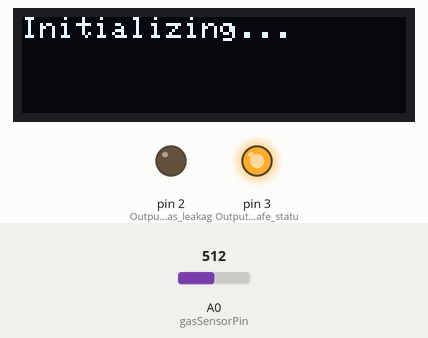
The sketch below on a simulated Arduino Uno, built with avr-gcc and run on an emulated ATmega328P. Parts: 128×32 one-colour display, output pins drawn as LEDs (lit = HIGH). Inputs (shaded band) come from the test bench; at power-on: A0 (gasSensorPin) = 512. The modem accepts every AT command (registered, SIM ready, sends succeed) and sends nothing else; what the sketch prints to the serial monitor is not drawn.

Above: at 2.3 s.
At 8.1 s:
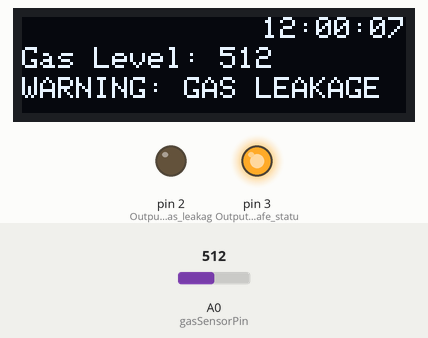
8.2 s: A0 (gasSensorPin) set to 267
At 8.9 s:
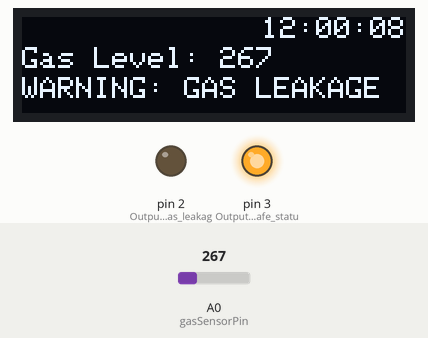
11.1 s: A0 (gasSensorPin) set to 251
At 12.6 s:
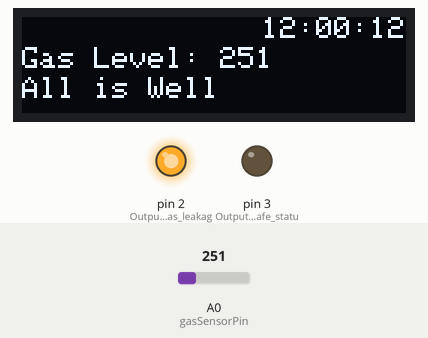
14.6 s: A0 (gasSensorPin) set to 270
At 15.4 s:
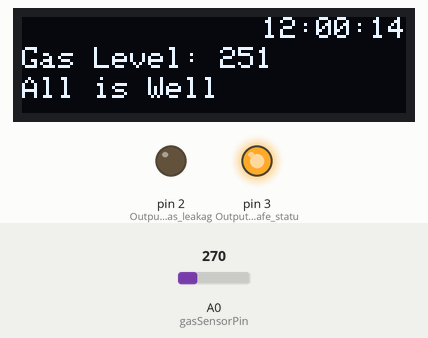
Timing chart, 0 to 17.6 s (numbered marks = the images above; inputs shaded):
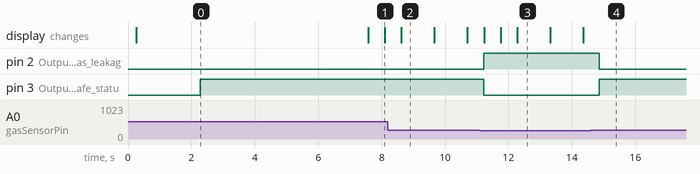

The sketch:

gas_detection.ino
```cpp
#include <SPI.h>
#include <Wire.h>
#include <Adafruit_GFX.h>
#include <Adafruit_SSD1306.h>
#include <TinyGPS++.h>
#include <SoftwareSerial.h>
#include <TimeLib.h>  // Time library for time functions

// OLED display settings
#define SCREEN_WIDTH 128  // OLED display width, in pixels
#define SCREEN_HEIGHT 32  // OLED display height, in pixels
#define OLED_RESET     4  // Reset pin (or -1 if sharing Arduino reset pin)
Adafruit_SSD1306 display(SCREEN_WIDTH, SCREEN_HEIGHT, &Wire, OLED_RESET);

// Gas sensor pin and threshold
int gasSensorPin = A0;
int gasThreshold = 260;

// GSM module setup (using software serial)
SoftwareSerial gsmSerial(7, 8); // RX, TX (connected to GSM module)

bool gasAlertSent = false; // Flag to avoid multiple SMS alerts for the same event

void setup() {
  // Initialize Serial Monitor
  Serial.begin(9600);

  // Initialize gas sensor pins
  pinMode(gasSensorPin, INPUT);
  pinMode(2, OUTPUT);  // Output pin for gas leakage warning
  pinMode(3, OUTPUT);  // Output pin for safe status

  // Initialize GSM module
  gsmSerial.begin(9600);
  sendATCommand("AT");  // Check GSM module communication
  sendATCommand("AT+CMGF=1");  // Set SMS text mode

  // Initialize OLED display
  if (!display.begin(SSD1306_SWITCHCAPVCC, 0x3C)) {  // Address 0x3C for OLED
    Serial.println(F("SSD1306 allocation failed"));
    for (;;);  // Don't proceed, loop forever
  }

  // Set an initial time (for example, from user input)
  setTime(12, 0, 0, 1, 1, 2024);  // Set time to 12:00:00 on 1st Jan 2024

  // Clear display buffer and show initial message
  display.clearDisplay();
  display.setTextSize(1);
  display.setTextColor(SSD1306_WHITE);
  display.setCursor(0, 0);
  display.println("Initializing...");
  display.display();
  delay(2000);
}

void sendATCommand(String command) {
  gsmSerial.println(command);
  delay(100);
  while (gsmSerial.available()) {
    Serial.write(gsmSerial.read());
  }
}

void sendSMS(String message) {
  gsmSerial.println("AT+CMGS=\"+91XXXXXXXXXX\"");  // Replace with the recipient's number
  delay(100);
  gsmSerial.print(message);
  delay(100);
  gsmSerial.write(26);  // Send Ctrl+Z to end the message
  delay(5000);  // Wait for the message to be sent
}

void displayTime() {
  // Display the time in the top-right corner
  display.setCursor(80, 0);
  if (hour() < 10) display.print('0');
  display.print(hour());
  display.print(':');
  if (minute() < 10) display.print('0');
  display.print(minute());
  display.print(':');
  if (second() < 10) display.print('0');
  display.println(second());
}

void loop() {
  // Check gas sensor readings
  int gasLevel = analogRead(gasSensorPin);
  display.clearDisplay();
  display.setTextSize(1);

  // Display the time in the corner
  displayTime();

  // Gas level message
  display.setCursor(0, 10);
  display.print("Gas Level: ");
  display.println(gasLevel);

  // Check if gas leakage detected
  if (gasLevel >= gasThreshold) {
    display.setCursor(0, 20);
    display.println("WARNING: GAS LEAKAGE");
    digitalWrite(2, LOW);  // Activate warning outputs
    digitalWrite(3, HIGH);

    // Send SMS alert if not already sent
    if (!gasAlertSent) {
      sendSMS("ALERT: High gas level detected! Take immediate action.");
      gasAlertSent = true;  // Set flag to true after sending SMS
    }
  } else {
    display.setCursor(0, 20);
    display.println("All is Well");
    digitalWrite(2, HIGH);  // Deactivate warning outputs
    digitalWrite(3, LOW);
    gasAlertSent = false;  // Reset flag when gas level returns to normal
  }

  // Update OLED display with gas sensor and time
  display.display();
  delay(500);  // Short delay for smoother display updates
}
```

Measured:
- the behaviour switches between 260 and 259 on A0 (gasSensorPin) (found by bisection; images 2 and 3)
- after the input at 11.1 s, pin 2 (Output_pin_for_gas_leakag): LOW → HIGH after 0.12 s; pin 3 (Output_pin_for_safe_statu): HIGH → LOW after 0.12 s; the display: first changes after 0.13 s (image 3 shows a later state)
- after the input at 14.6 s, pin 2 (Output_pin_for_gas_leakag): HIGH → LOW after 0.27 s; pin 3 (Output_pin_for_safe_statu): LOW → HIGH after 0.27 s
- what the display in image 0 shows lasts 7.3 s, from 0.3 s to 7.6 s
- what the display in image 2 shows lasts 1.1 s, from 8.6 s to 9.7 s
